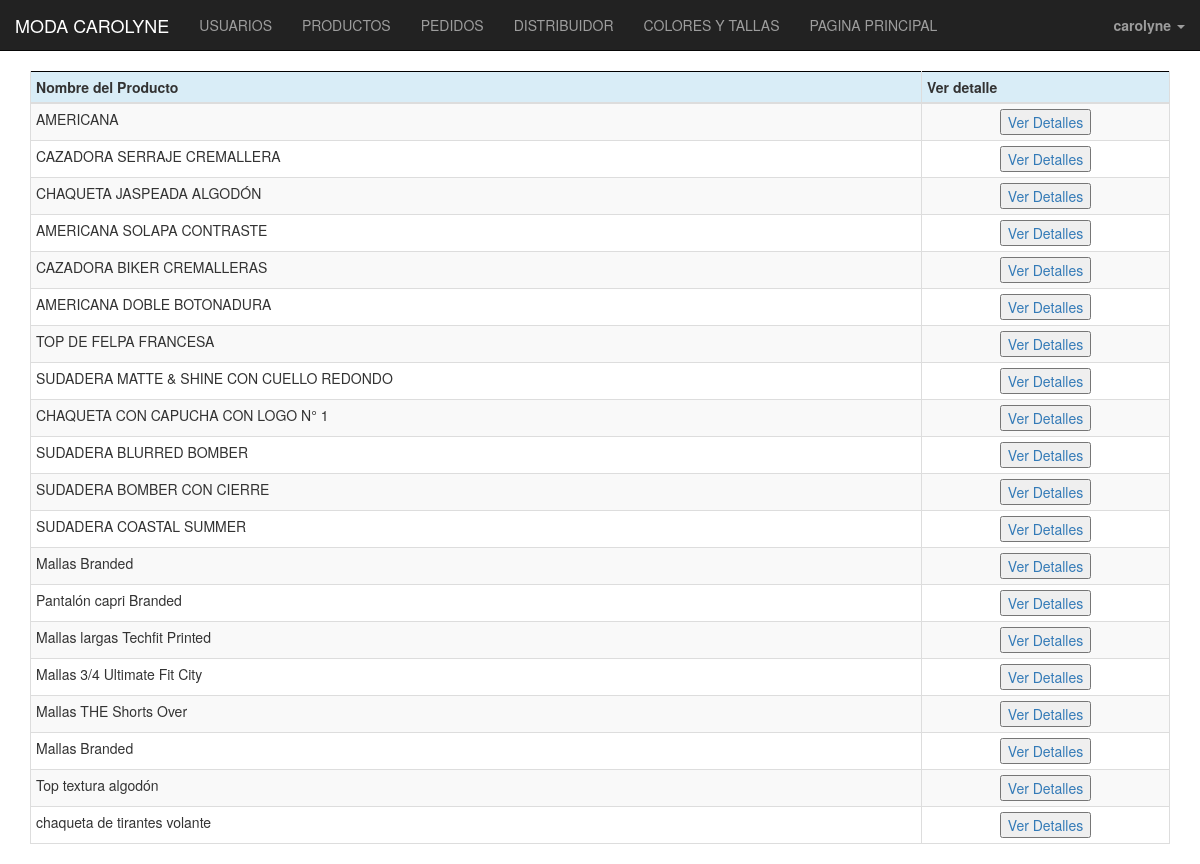
Page /administrador/cyt.php (signed in) on the committed database.
### tables this page shows
CREATE TABLE IF NOT EXISTS `producto` (
  `codproducto` int(6) NOT NULL AUTO_INCREMENT,
  `coddistribuidor` int(6) NOT NULL,
  `nombre` varchar(50) NOT NULL,
  `descripcion` varchar(3000) NOT NULL,
  `stock` int(6) NOT NULL,
  `foto` varchar(200) NOT NULL,
  `categoria` varchar(30) NOT NULL,
  `precio` double(4,2) NOT NULL,
  `sexo` varchar(10) NOT NULL,
  PRIMARY KEY (`codproducto`),
  KEY `fk_producto_1_idx` (`coddistribuidor`)
);

### administrador/cyt.php (the view, shortened to what this page needs)
<!DOCTYPE html>
<html lang="">
  <head>
    <link rel="stylesheet" href="http://maxcdn.bootstrapcdn.com/bootstrap/3.3.5/css/bootstrap.min.css">
    </head>
    <body>
      <?php
          include "../plantilla/cabeceradmin.php"
      ?>
      <?php
        $connection = new mysqli("localhost", "root", "carolyne", "tienda");
        $connection->set_charset("utf8");
        if ($result = $connection->query("SELECT * FROM producto ")) {
          ?>
    <div class="container">
              <table style="border:1px solid black" class="table table-striped table-bordered table-hover table-condensed">
              <thead>
                <tr class="info" >
                  <th>Nombre del Producto</th>
                  <th>Ver detalle</th>
              </thead>
          <?php
              while($obj = $result->fetch_object()) {
                  echo "<tr>";
                  echo "<td>".$obj->nombre."</td>";
                  echo "<td><center><a href='detallecolor.php?deta=$obj->codproducto'><button type='button' class='info'>Ver Detalles</button></center></td>";
                  echo "</tr>";
              }
          }
        ?>
        </div>
      </body>
      </html>

### rows in the picture
producto: nombre "AMERICANA"
producto: nombre "CAZADORA SERRAJE CREMALLERA"
producto: nombre "CHAQUETA JASPEADA ALGODÓN"
producto: nombre "AMERICANA SOLAPA CONTRASTE"
producto: nombre "CAZADORA BIKER CREMALLERAS"
producto: nombre "AMERICANA DOBLE BOTONADURA"
producto: nombre "TOP DE FELPA FRANCESA"
producto: nombre "SUDADERA MATTE & SHINE CON CUELLO REDONDO"
producto: nombre "CHAQUETA CON CAPUCHA CON LOGO N° 1"
producto: nombre "SUDADERA BLURRED BOMBER"
producto: nombre "SUDADERA BOMBER CON CIERRE"
producto: nombre "SUDADERA COASTAL SUMMER"
producto: nombre "Mallas Branded"
producto: nombre "Pantalón capri Branded"
producto: nombre "Mallas largas Techfit Printed"
producto: nombre "Mallas 3/4 Ultimate Fit City"
producto: nombre "Mallas THE Shorts Over"
producto: nombre "Mallas Branded"
producto: nombre "Top textura algodón"
producto: nombre "chaqueta de tirantes volante"

### other values in the picture
$_SESSION['nombre'] "carolyne"
